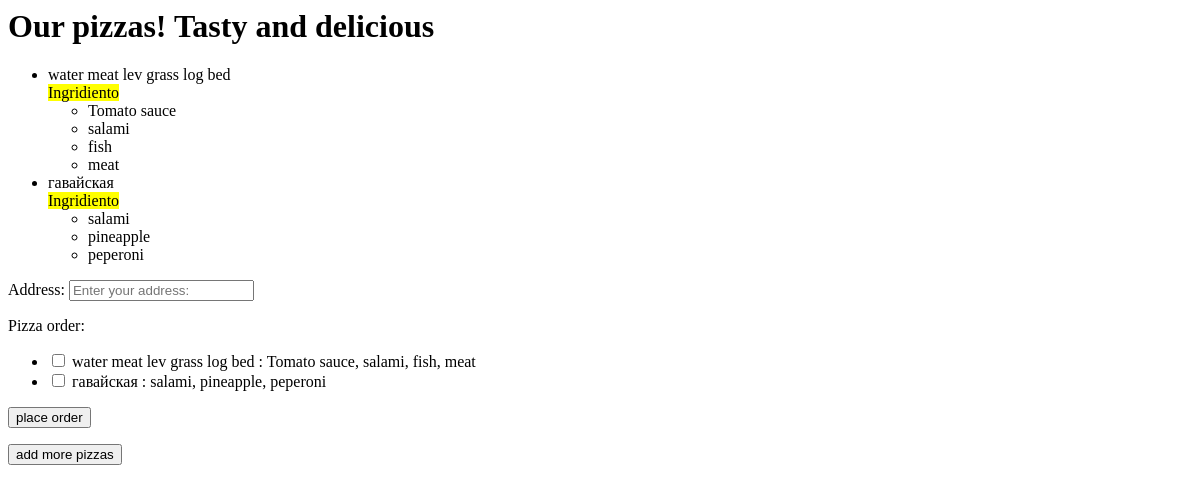
Before: /createmodelorder with the older database file.
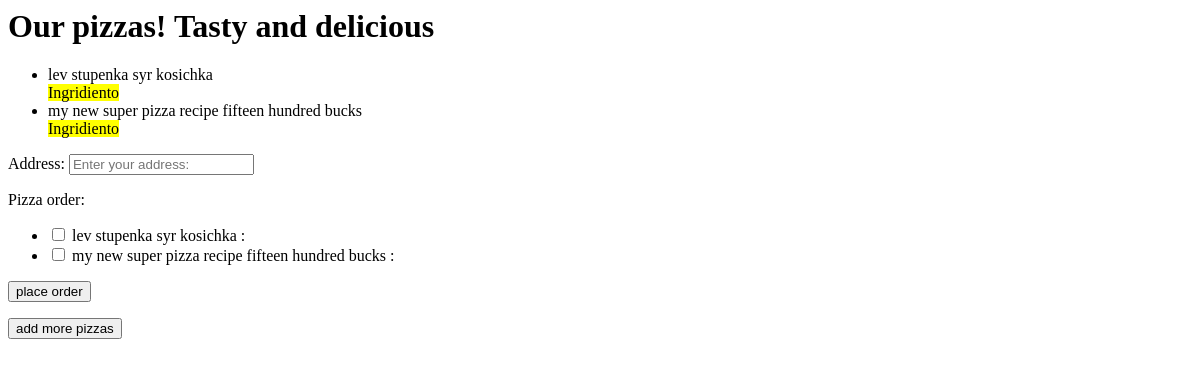
After: the same page with the newer database file.
### pizza/models.py (models this page shows, shortened)
class PizzaModel(models.Model):
    name = models.CharField(max_length=50)
    name_slug = models.SlugField(blank=True, null=True)
    toppings = models.ManyToManyField(ToppingsModel, verbose_name='toppings')
    class Meta:
        verbose_name = 'My pizza recipes'
        verbose_name_plural = 'Pizza recipes'
    def __str__(self):
        return f"{self.name} : {', '.join([topping.name for topping in self.toppings.all()])}"

class ToppingsModel(models.Model):
    name = models.CharField(max_length=50)
    class Meta:
        verbose_name = 'Toppings'
        verbose_name_plural = 'Toppings'

### order/views.py (the view)
# urls.py: path('createmodelorder', create_model_order, name='createmodelorder'),
def create_model_order(request, *args, **kwargs):
    pizzas = PizzaModel.objects.all()
    model_form = CreateOrderModelForm(request.POST or None)
    context = {
        'pizza': pizzas,
        'modelform': model_form,
    }
    return render(request, 'order/create_model_order.html', context=context)

### order/forms.py
class CreateOrderModelForm(forms.ModelForm):
    error_css_class = 'error-field-class'
    required_css_class = 'required-field-class'
    class Meta:
        model = OrderModel
        fields = ['address', 'pizza_order']
        widgets = {
            'address': forms.TextInput(attrs={
                'class': 'form-control',
                'placeholder': 'Enter your address:'
            }),
            'pizza_order': forms.CheckboxSelectMultiple()
        }

### templates/order/create_model_order.html (shortened to what this page needs)
<h1>Our pizzas! Tasty and delicious</h1>
<ul>
    {% for i in pizza %}
        <li>{{i.name}}</li>
        <div>
            <mark>Ingridiento</mark>
        </div>
        <ul>
            {% for j in i.toppings.all %}
                <li>{{ j.name }}</li>
            {% endfor %}
        </ul>
    {% endfor %}
</ul>
<form action="" method="post" class="form">
    {{ modelform.as_p }}
    <input type="submit" value="place order" class="order">
</form>
<button class="more">add more pizzas</button>

Changed rows visible on the page:
removed ToppingsModel: name "Tomato sauce", shown under PizzaModel "water meat lev grass log bed"
removed ToppingsModel: name "salami"
removed ToppingsModel: name "fish", shown under PizzaModel "water meat lev grass log bed"
removed ToppingsModel: name "meat", shown under PizzaModel "water meat lev grass log bed"
removed PizzaModel: name "гавайская"
removed ToppingsModel: name "pineapple", shown under "гавайская"
removed ToppingsModel: name "peperoni", shown under "гавайская"
changed PizzaModel: name "water meat lev grass log bed" → "lev stupenka syr kosichka"
added PizzaModel: name "my new super pizza recipe fifteen hundred bucks"
Other visible differences:
text no longer shown: "Address: Pizza order: water meat lev grass log bed : Tomato sauce, salami, fish, meat гавайская : salami, pineapple, peperoni"
text now shown: "Address: Pizza order: lev stupenka syr kosichka : my new super pizza recipe fifteen hundred bucks :"
